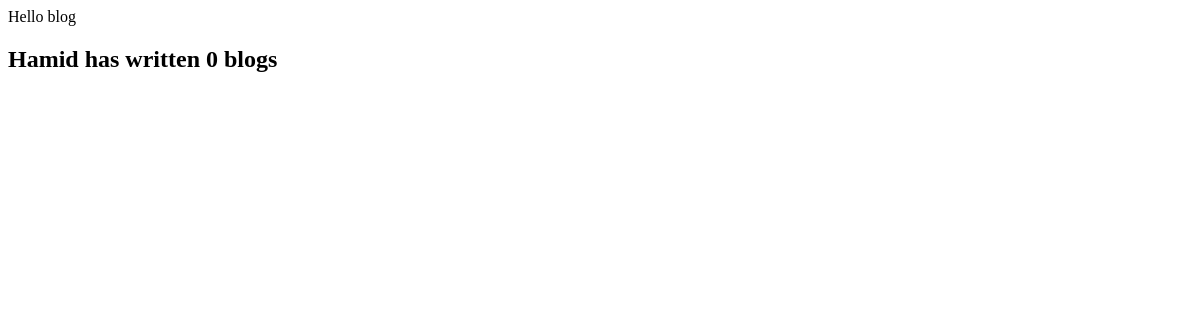
/blog/, run on an earlier commit of the app's database.
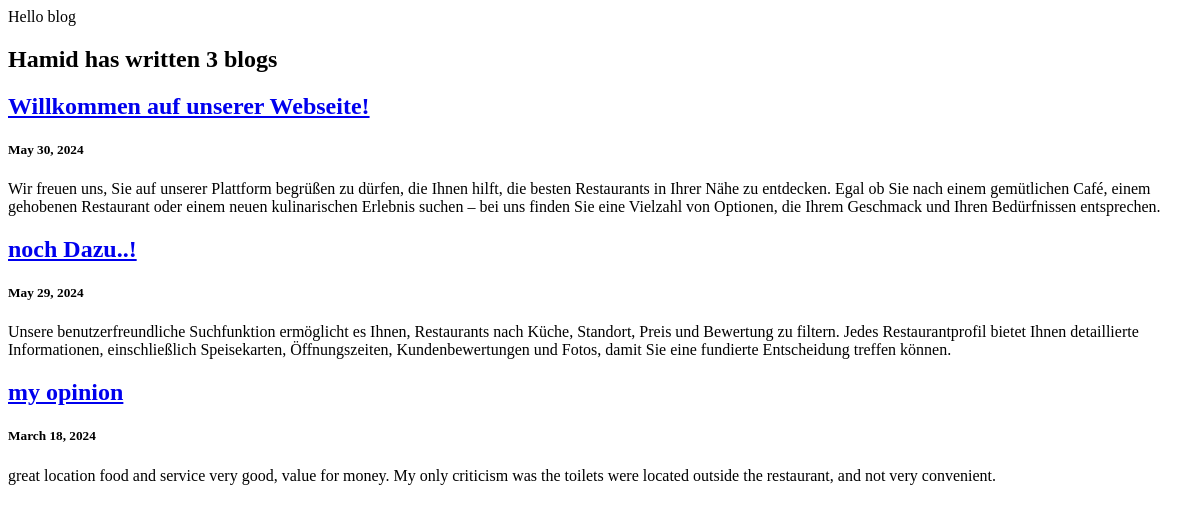
And on a later commit of the database.
### blog/models.py (models this page shows)
class Blog(models.Model):
    title = models.CharField(max_length=200)
    description = models.TextField()
    date = models.DateField()

### blog/views.py (the view)
# urls.py: path('', views.all_blogs, name='all_blogs'),
def all_blogs(request):
    blogs = Blog.objects.order_by('-date')
    return render(request,'blog/all_blogs.html',{'blogs':blogs})

### blog/templates/blog/all_blogs.html (shortened to what this page needs)
<h2>Hamid has written {{ blogs.count }} blogs</h2>
{% for blog in blogs %}
<a href="{% url 'blog:detail' blog.id %}"><h2>{{ blog.title }}</h2></a>
<h5>{{ blog.date }}</h5>
<p>{{ blog.description }}</p>
{% endfor %}

What changed in the data, as far as the page shows it:
added Blog: title "Willkommen auf unserer Webseite!", date "May 30, 2024", description "Wir freuen uns, Sie auf unserer Plattform begrüßen zu dürfen, die Ihnen hilft, die besten Restaurants in Ihrer Nähe zu entdecken. Egal ob Sie nach einem gemütlichen Café, einem gehobenen Restaurant oder einem neuen kulinarischen Erlebnis suchen – bei uns finden Sie eine Vielzahl von Optionen, die Ihrem Geschmack und Ihren Bedürfnissen entsprechen."
added Blog: title "noch Dazu..!", date "May 29, 2024", description "Unsere benutzerfreundliche Suchfunktion ermöglicht es Ihnen, Restaurants nach Küche, Standort, Preis und Bewertung zu filtern. Jedes Restaurantprofil bietet Ihnen detaillierte Informationen, einschließlich Speisekarten, Öffnungszeiten, Kundenbewertungen und Fotos, damit Sie eine fundierte Entscheidung treffen können."
added Blog: title "my opinion", date "March 18, 2024", description "great location food and service very good, value for money. My only criticism was the toilets were located outside the restaurant, and not very convenient."
Also different on the page:
{{ blogs.count }}: "0" → "3"
